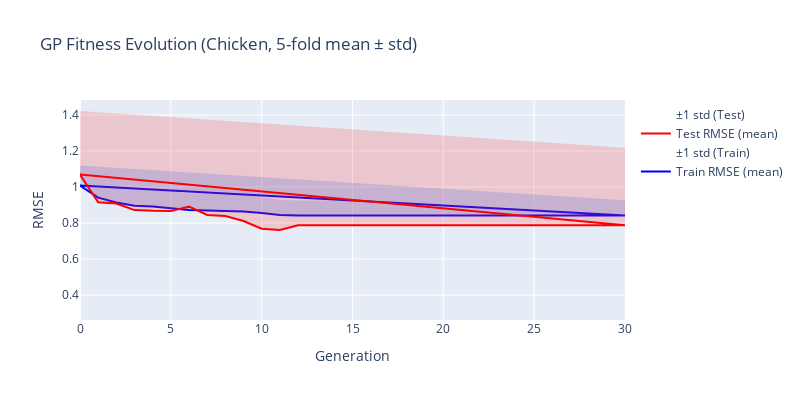

The notebook cell saved with this chart:
### Code cell
fig = go.Figure()

# Train Fitness (mean ± std)
fig.add_trace(go.Scatter(
    x=mean_df["Generation"],
    y=mean_df["Fitness"],
    mode='lines',
    name='Train RMSE (mean)',
    line=dict(color='blue', width=2)
))
# Add std as a shaded region (light blue)
fig.add_trace(go.Scatter(
    x=mean_df["Generation"],
    y=mean_df["Fitness"] + std_df["Fitness"],
    mode='lines',
    line=dict(width=0),
    showlegend=False,
    fillcolor='rgba(0, 100, 255, 0.2)',
    fill='tonexty'
))
fig.add_trace(go.Scatter(
    x=mean_df["Generation"],
    y=mean_df["Fitness"] - std_df["Fitness"],
    mode='lines',
    line=dict(width=0),
    name='±1 std (Train)',
    fillcolor='rgba(0, 100, 255, 0.2)'
))

# Test Fitness (mean ± std)
fig.add_trace(go.Scatter(
    x=mean_df["Generation"],
    y=mean_df["Test_fitness"],
    mode='lines',
    name='Test RMSE (mean)',
    line=dict(color='red', width=2)
))
# Add std as a shaded region (light red)
fig.add_trace(go.Scatter(
    x=mean_df["Generation"],
    y=mean_df["Test_fitness"] + std_df["Test_fitness"],
    mode='lines',
    line=dict(width=0),
    showlegend=False,
    fillcolor='rgba(255, 50, 50, 0.2)',
    fill='tonexty'
))
fig.add_trace(go.Scatter(
    x=mean_df["Generation"],
    y=mean_df["Test_fitness"] - std_df["Test_fitness"],
    mode='lines',
    line=dict(width=0),
    name='±1 std (Test)',
    fillcolor='rgba(255, 50, 50, 0.2)'
))

fig.update_layout(
    title=f'GP Fitness Evolution ({DATASET_NAME}, 5-fold mean ± std)',
    xaxis_title='Generation',
    yaxis_title='RMSE',
    hovermode='x unified',
    height=400,
    width=800
)
fig.show()
